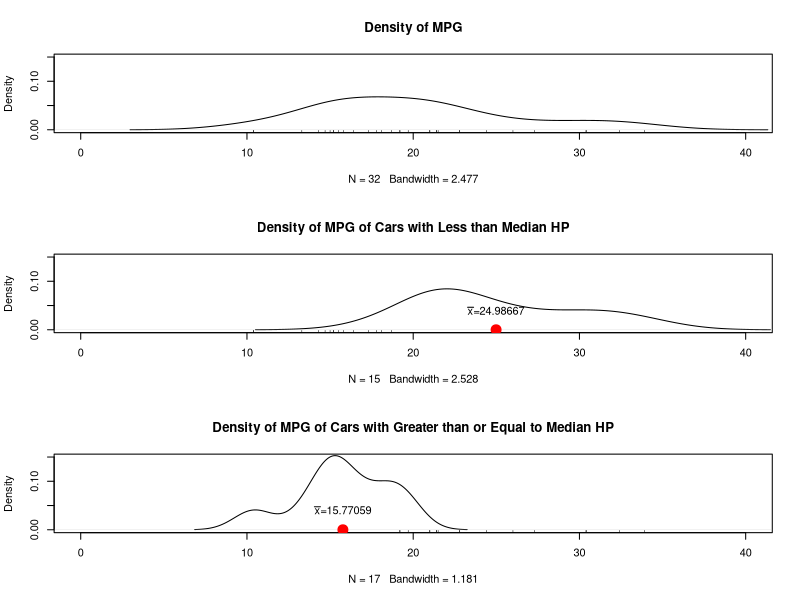
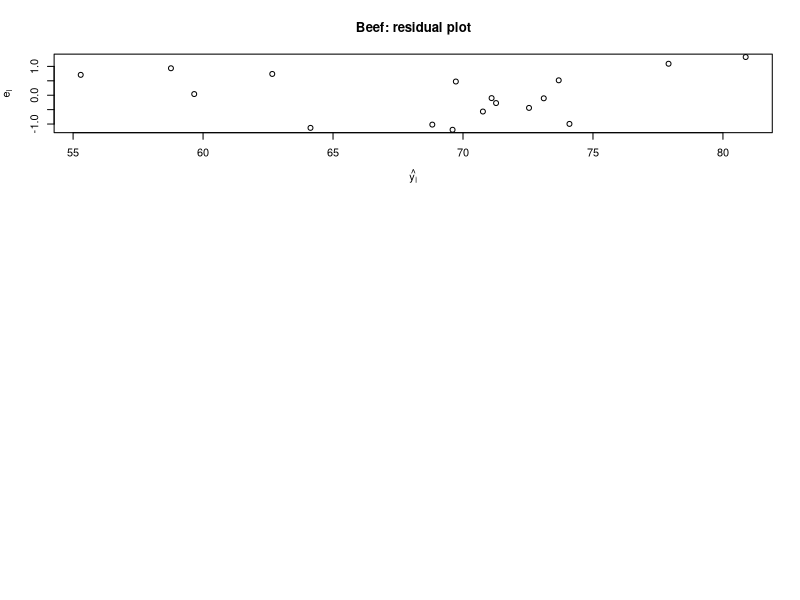
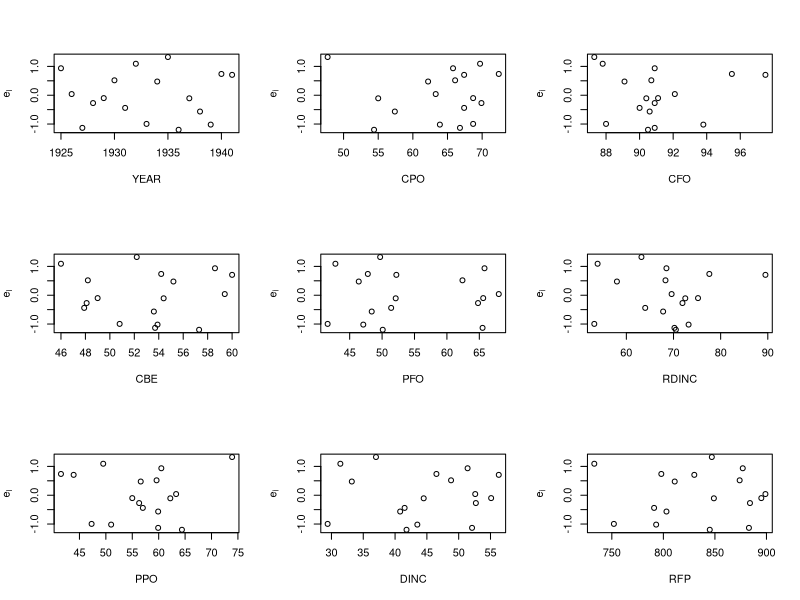
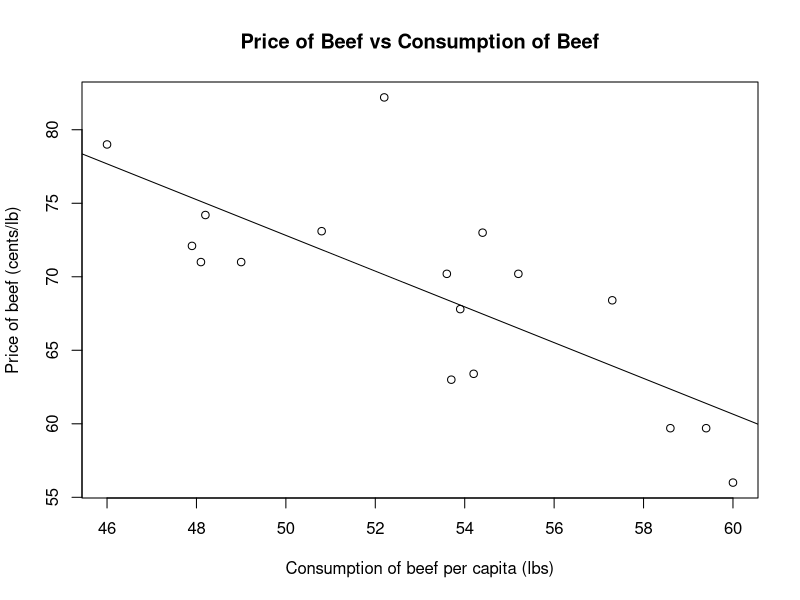
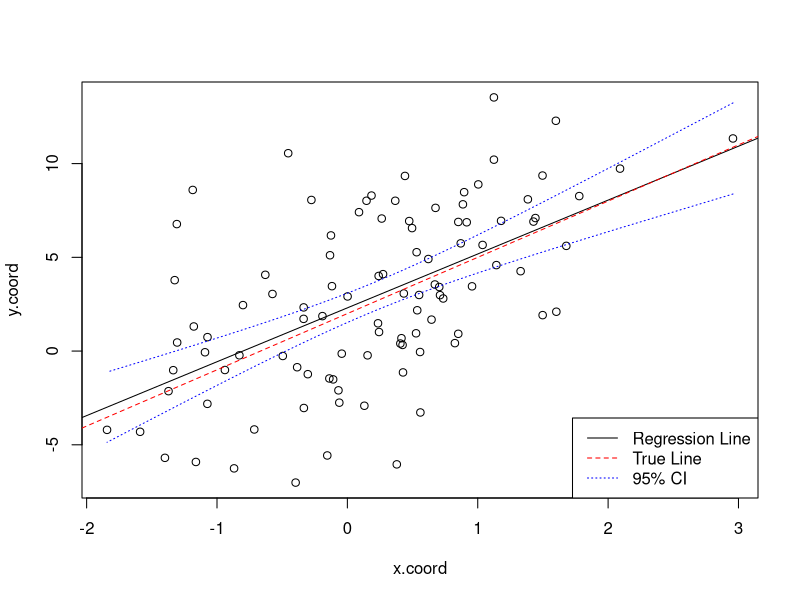

Recreate these plots in R, in order.
## ---- chunk 1
par(mfrow = c(3,1))
plot(density(mtcars$mpg), xlim = c(0, 40), ylim = c(0, 0.15), main = "Density of MPG")
rug(mtcars$mpg)

plot(density(mtcars$mpg[mtcars$hp < median(mtcars$hp)]), xlim = c(0, 40), ylim = c(0, 0.15), main = "Density of MPG of Cars with Less than Median HP")
rug(mtcars$mpg[mtcars$mpg < median(mtcars$mpg)])
points(x = mean(mtcars$mpg[mtcars$hp < median(mtcars$hp)]), y = 0, cex = 2, pch = 19, col = "red")
text(x = mean(mtcars$mpg[mtcars$hp < median(mtcars$hp)]), y = .04, bquote(bar(x) * "=" * .(mean(mtcars$mpg[mtcars$hp < median(mtcars$hp)]))))

plot(density(mtcars$mpg[mtcars$hp >= median(mtcars$hp)]), xlim = c(0, 40), ylim = c(0, 0.15), main = "Density of MPG of Cars with Greater than or Equal to Median HP")
rug(mtcars$mpg[mtcars$mpg >= median(mtcars$mpg)])
points(x = mean(mtcars$mpg[mtcars$hp >= median(mtcars$hp)]), y = 0, cex = 2, pch = 19, col = "red")
text(x = mean(mtcars$mpg[mtcars$hp >= median(mtcars$hp)]), y = .04, bquote(bar(x) * "=" * .(mean(mtcars$mpg[mtcars$hp >= median(mtcars$hp)]))))
## ---- chunk 2
t.test(mtcars$mpg[mtcars$hp < median(mtcars$hp)], mtcars$mpg[mtcars$hp >= median(mtcars$hp)], alternative = "greater")
## ---- chunk 3
beef <- read.table("beef.txt", header = TRUE, comment.char = "%")
str(beef)
summary(beef)
## ---- chunk 4
fit <- lm(PBE ~ CBE + PPO + CPO + PFO + DINC + CFO + RDINC + RFP + YEAR, data = beef)
summary(fit)
plot(x = fit$fitted.values, y = fit$residuals, main = "Beef: residual plot", ylab = expression(e[i]), xlab = expression(hat(y[i])))
m <- matrix(data = c(1, 2, 3, 4, 5, 6, 7, 8, 9), ncol = 3, nrow = 3)
layout(m)
plot(x = beef$YEAR, y = fit$residuals, ylab = expression(e[i]), xlab = "YEAR")
plot(x = beef$CBE, y = fit$residuals, ylab = expression(e[i]), xlab = "CBE")
plot(x = beef$PPO, y = fit$residuals, ylab = expression(e[i]), xlab = "PPO")
plot(x = beef$CPO, y = fit$residuals, ylab = expression(e[i]), xlab = "CPO")
plot(x = beef$PFO, y = fit$residuals, ylab = expression(e[i]), xlab = "PFO")
plot(x = beef$DINC, y = fit$residuals, ylab = expression(e[i]), xlab = "DINC")
plot(x = beef$CFO, y = fit$residuals, ylab = expression(e[i]), xlab = "CFO")
plot(x = beef$RDINC, y = fit$residuals, ylab = expression(e[i]), xlab = "RDINC")
plot(x = beef$RFP, y = fit$residuals, ylab = expression(e[i]), xlab = "RFP")
layout(1)
## ---- chunk 5
simple.fit <- lm(PBE ~ CBE, data = beef)
plot(x = beef$CBE, y = beef$PBE, main = "Price of Beef vs Consumption of Beef", xlab = "Consumption of beef per capita (lbs)", ylab = "Price of beef (cents/lb)")
abline(simple.fit)
## ---- chunk 6
x.coord <- replicate(n = 100, expr = rnorm(1))
e.i <- replicate(n = 100, expr = rnorm(1, 0, 4))
y.coord <- (2+(3*x.coord) + e.i)
plot(x = x.coord, y = y.coord)
fit.sim <- lm(y.coord ~ x.coord)
summary(fit.sim)
abline(fit.sim)
abline(2, 3, lty = 2, col = "red")
preds <- predict(fit.sim, interval = "confidence")
lines(sort(x.coord, decreasing = TRUE), sort(preds[,2], decreasing = TRUE), lty = "dotted", col = "blue")
lines(sort(x.coord, decreasing = TRUE), sort(preds[,3], decreasing = TRUE), lty = "dotted", col = "blue")
legend("bottomright", legend = c("Regression Line", "True Line", "95% CI"), col = c("black", "red", "blue"), lty = c("solid", "dashed", "dotted"))
